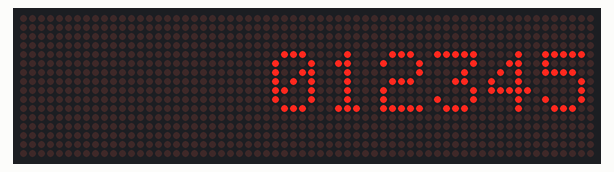
A sketch run on a simulated Arduino Uno, built with avr-gcc and run on an emulated ATmega328P. On the bench: 64×16 LED matrix.

Above: at 3.11 s.
At 3.74 s:
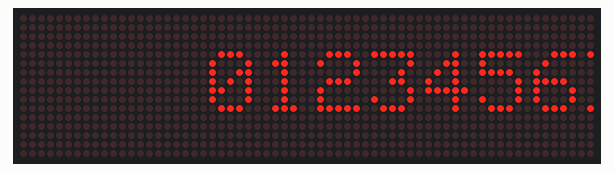
At 4.3 s:
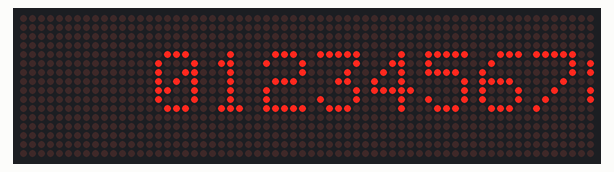
At 5.41 s:
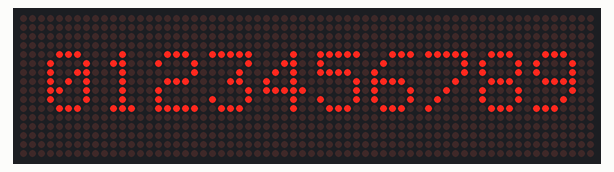
At 6.53 s:
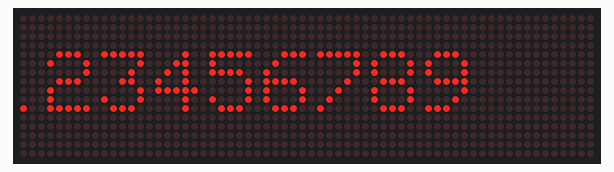
At 7.72 s:
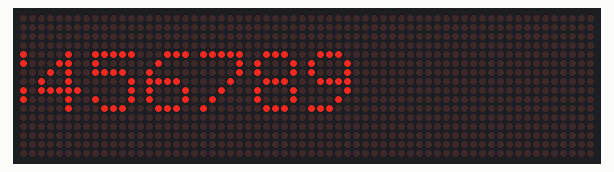

Measured:
- by itself, everything shown: repeats every 10.9 s, in 122 steps

The sketch:

2x8_display.ino
```cpp
#include <SPI.h>
#include <Adafruit_GFX.h>
#include <Max72xxPanel.h>
//complement by avk013 Kovalenko Olexander
int pinCS = 10; // Attach CS to this pin, DIN to MOSI and CLK to SCK (cf http://arduino.cc/en/Reference/SPI )
int numberOfHorizontalDisplays = 2;
int numberOfVerticalDisplays = 8;

Max72xxPanel matrix = Max72xxPanel(pinCS, numberOfHorizontalDisplays, numberOfVerticalDisplays);

String tape = "0123456789";
int wait = 70; // In milliseconds

int spacer = 1;
int width = 5 + spacer; // The font width is 5 pixels

void setup() {
  matrix.setIntensity(0); // Use a value between 0 and 15 for brightness

matrix.setPosition(0, 1, 0);
matrix.setPosition(8, 0, 0);
matrix.setPosition(1, 3, 0);
matrix.setPosition(9, 2, 0);
matrix.setPosition(2, 5, 0);
matrix.setPosition(10, 4, 0);
matrix.setPosition(3, 7, 0);
matrix.setPosition(11, 6, 0);
matrix.setPosition(4, 9, 0);
matrix.setPosition(12, 8, 0);
matrix.setPosition(5, 11, 0);
matrix.setPosition(13, 10, 0);
matrix.setPosition(6, 13, 0);
matrix.setPosition(14, 12, 0);
matrix.setPosition(7, 15, 0);
matrix.setPosition(15, 14, 0);

matrix.setRotation(1);
matrix.setRotation(7, 2);
matrix.setRotation(6, 2);
matrix.setRotation(5, 2);
matrix.setRotation(4, 2);
matrix.setRotation(3, 2);
matrix.setRotation(2, 2);
matrix.setRotation(1, 2);
matrix.setRotation(0, 2);
}

void loop() {
 for ( int i = 0 ; i < width * tape.length() + matrix.width() - 1 - spacer; i++ )
{

    matrix.fillScreen(LOW);

    int letter = i / width;
    int x = (matrix.width() - 1) - i % width;
    int y = (matrix.height() - 8) / 2; // center the text vertically

    while ( x + width - spacer >= 0 && letter >= 0 ) {
    if ( letter < tape.length() )
      {
        matrix.drawChar(x, y, tape[letter], HIGH, LOW, 1);
      }

      letter--;
      x -= width;
   }

    matrix.write(); // Send bitmap to display

    delay(wait);
  }
}
```
